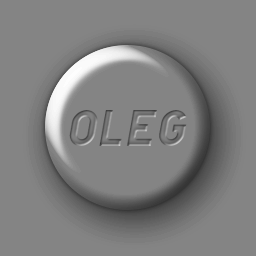
#> input picture base/brick.png, 256 x 256 px
$ python -i main.py   (imports and definitions only)
#> lines starting #> are read from the running program, lines starting #| are printed output that depends on the picture
from PIL import Image
import configparser

config = configparser.ConfigParser()
# [1 line not run here, left out]

# [1 line that did not run here, left out]
# [1 line that did not run here, left out]
# [1 line that did not run here, left out]


# [14 lines left out: function generate_brick_tiles, not called in this run]


def pixelate(image: Image, pixel_size: int = 16) -> Image:
    '''
    Добавляет на картинку image эффект мозайки (пикселизации).
        Параметры:
            image (Image) : Картинка, на которую надо наложить эффект
            pixel_size (int) : Размер одной ячейки мозайки в пикселях
    '''
    image = image.resize((image.size[0] // pixel_size, image.size[1] // pixel_size), Image.NEAREST)
    image = image.resize((image.size[0] * pixel_size, image.size[1] * pixel_size), Image.NEAREST)
    return image.convert("RGBA")


# [44 lines left out: functions generate_and_save_image, main, is_config_valid, not called in this run]


# [4 lines not run here, left out]

>>> from PIL import Image
>>> picture = Image.open('base/brick.png')
#> picture is the input picture: PIL image 256x256 RGBA; mean R, G, B, A 127.6, 127.6, 127.6, 255
>>> result = pixelate(picture)
#> in pixelate, `image = image.resize((image.size[0] // pixel_size, image.size[1] // pi..`:
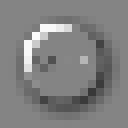
#> image: PIL image 16x16 RGBA (shown 8 times larger); mean R, G, B, A 128.5, 128.5, 128.5, 255
